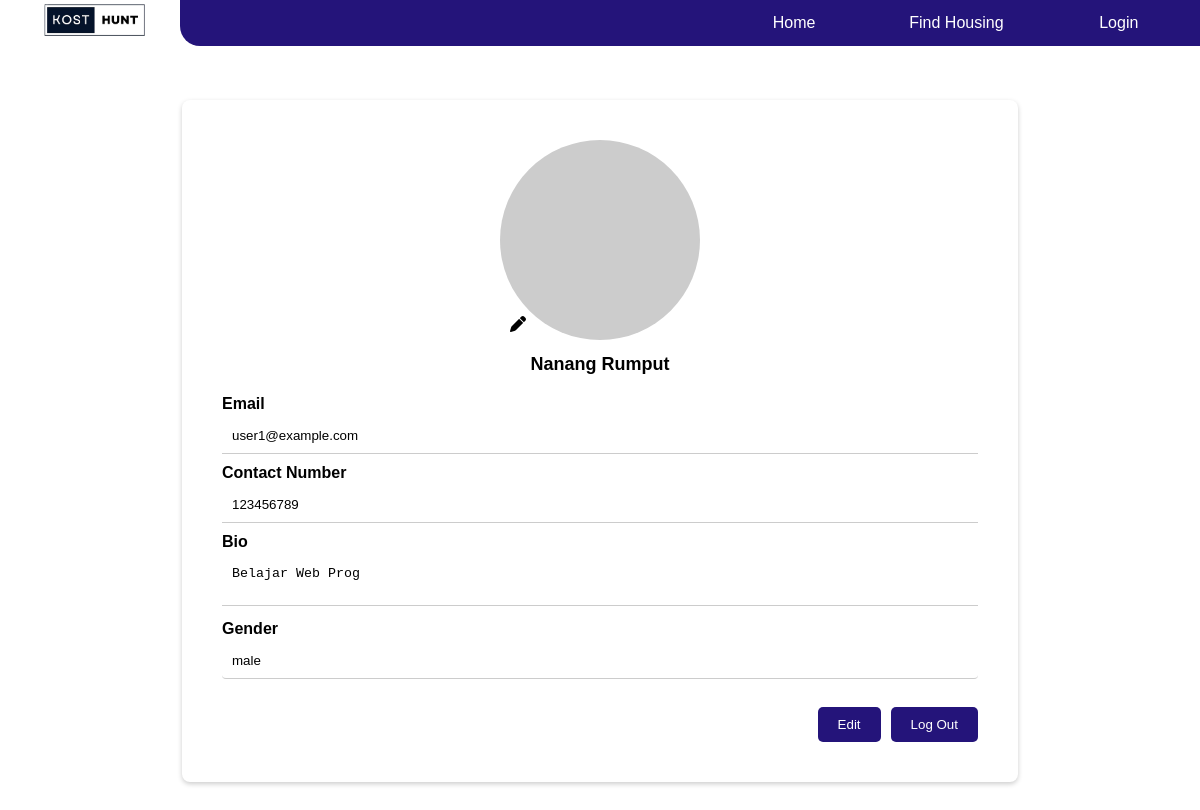
The page /general/profile.php on the database as committed earlier.
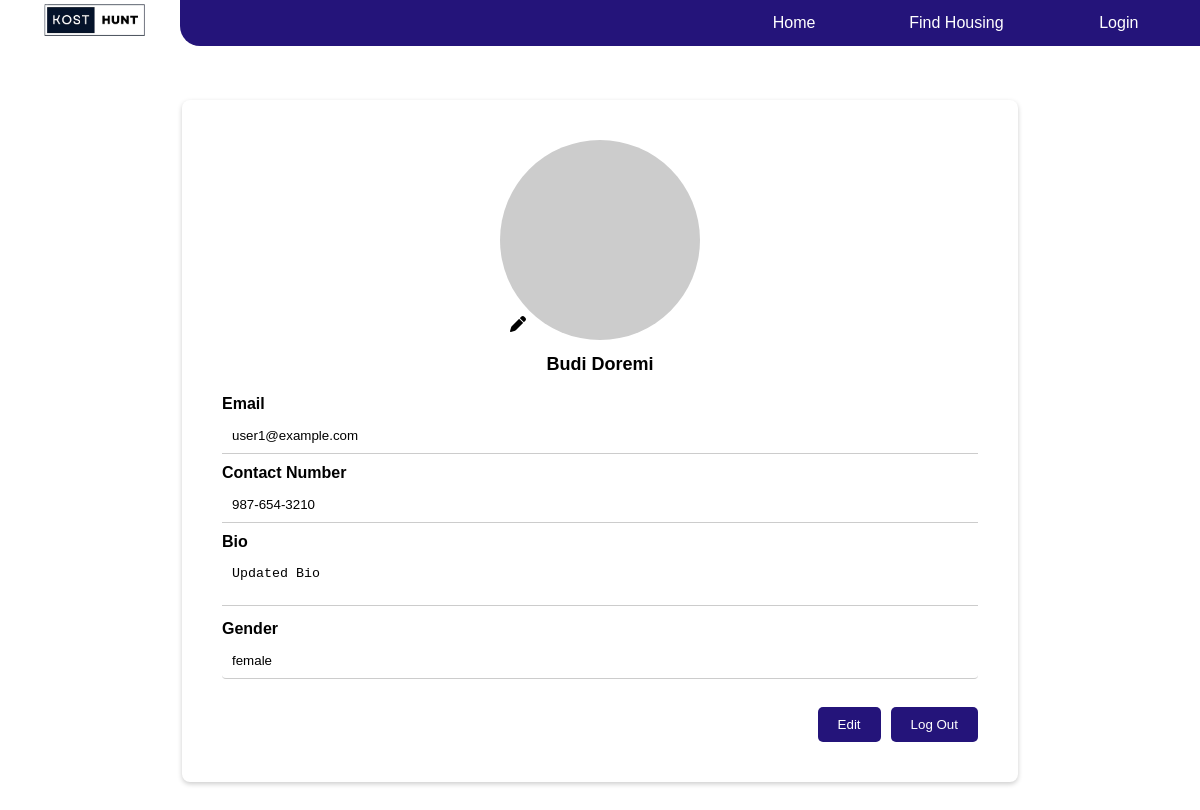
The same page on the database as committed later.
### tables this page shows
CREATE TABLE `users` (
  `user_id` int(11) NOT NULL AUTO_INCREMENT,
  `username` varchar(50) NOT NULL,
  `password` varchar(100) NOT NULL,
  `email` varchar(100) NOT NULL,
  `name` varchar(100) NOT NULL,
  `contact_number` varchar(20) DEFAULT NULL,
  `user_type` enum('regular','owner','admin') DEFAULT NULL,
  `address` varchar(200) DEFAULT NULL,
  `date_of_birth` date DEFAULT NULL,
  `gender` enum('male','female','other') DEFAULT NULL,
  `bio` text DEFAULT NULL,
  `registration_date` datetime DEFAULT current_timestamp(),
  `last_login_date` datetime DEFAULT NULL,
  `status` enum('active','inactive') DEFAULT 'active',
  PRIMARY KEY (`user_id`)
);

### general/connection.php (called while the page is built, shortened)
<?php
$mysqli = mysqli_connect(HOST, USER, PASS, DB);
function getUserDataFromDatabase($userId) {
    global $mysqli;
    $userData = array();
    $query = "SELECT * FROM users WHERE user_id = ?";
    $stmt = mysqli_prepare($mysqli, $query);
    mysqli_stmt_bind_param($stmt, "i", $userId);
    mysqli_stmt_execute($stmt);
    $result = mysqli_stmt_get_result($stmt);
    if ($row = mysqli_fetch_assoc($result)) {
        $userData = $row;
    }
    return $userData;
}
?>

### general/profile.php (the view, shortened to what this page needs)
<?php
require_once './connection.php';
$userData = getUserData(1);
function getUserData($userId) {
    return getUserDataFromDatabase($userId);
}
?>
<!DOCTYPE html>
<html lang="en">
<head>
    <link rel="stylesheet" type="text/css" href="../styling/form_page_style.css"></head>
<body>
    <?php include 'navbar.php'; ?>
    <div class="content">
        <div class="profilebox" id="profile-box">
            <div class="profile-picture">
                <img src="https://via.placeholder.com/100" alt="Profile Picture">
                <span class="edit-icon" id="edit-icon"><i class="fa-solid fa-pen"></i></span>
            </div>
            <div class="profile-name"><?php echo $userData['name']; ?></div>
            <div class="user-info">
                <div>
                    <label for="email">Email</label>
                    <input type="email" id="email" value="<?php echo $userData['email']; ?>" readonly>
                </div>
                <div>
                    <label for="contact-number">Contact Number</label>
                    <input type="tel" id="contact-number" value="<?php echo $userData['contact_number']; ?>" readonly>
                </div>
                <div>
                    <label for="bio">Bio</label>
                    <textarea id="bio" readonly><?php echo $userData['bio']; ?></textarea>
                </div>
                <div>
                    <label for="gender">Gender</label>
                    <input type="text" id="gender" value="<?php echo $userData['gender']; ?>" readonly>
                </div>
            </div>
            <div class="buttons">
                <button id="edit-button">Edit</button>
                <button id="logout-button">Log Out</button>
            </div>
        </div>
    </div>
</body>
</html>

### general/navbar.php (shortened to what this page needs)
<div class="header">
    <div class="logo">
        <a href="../general/home.php">
            <img src="../styling/logo_nobg.png" alt="logo">
        </a>
    </div>
    <div class="navbar">
        <?php if(isset($_SESSION['user_id'])): ?>
            <a href="../api/user/logout.php">Logout</a>
            <a href="../user_functions/bookmark.php">Bookmarks</a>
            <a href="../general/houselist.php">Find Housing</a>
            <?php if(isset($_SESSION['user_type']) && $_SESSION['user_type'] == 'admin'): ?>
                <a href="../admin_functions/manage_users.php">Manage Users</a>
            <?php endif; ?>
            <a href="../homeowner_functions/manageproperty.php">Manage Property</a>
            <a href="../general/home.php">Home</a>
        <?php else: ?>
            <a href="../general/login.php">Login</a>
            <a href="../general/houselist.php">Find Housing</a>
            <a href="../general/home.php">Home</a>
        <?php endif; ?>
    </div>
</div>

### styling/form_page_style.css (style rules this page uses)
body, html { padding: 0; margin: 0; box-sizing: border-box; height: 100%; font-family: 'Arial', 'Helvetica', sans-serif; }
.header { z-index: 1; width: 100%; top: 0; display: flex; position: fixed; transition: opacity 0.3s ease, visibility 0.3s ease; }
.header .logo { width: 15%; }
.header img { padding-left: 40px; height: 40px; }
.navbar { background-color: #24147a; width: 85%; overflow: hidden; border-bottom-left-radius: 20px; }
.navbar a { float: right; display: block; color: white; text-align: center; padding: 14px 20px; text-decoration: none; width: 12%; }
.content { display: flex; height: auto; align-items: right; justify-content: start; flex-direction: column; text-align: center; padding: 50px 5%; margin-top: 30px; }
input[type="text"], input[type="number"] { width: 80%; padding: 10px; margin: 8px 0; display: inline-block; border: 1px solid #ccc; border-radius: 4px; box-sizing: border-box; }
button, input[type="file"] { width: fit-content; }
.add-room-box, .add-house-box, .profilebox, .edit-room-box { width: 70%; margin: 20px auto; padding: 40px; background-color: #fff; border-radius: 8px; box-shadow: 0 2px 5px rgba(0, 0, 0, 0.2); margin-bottom: 50px; }
.profile-picture { position: relative; display: inline-block; }
.profile-picture img { width: 200px; height: 200px; border-radius: 50%; object-fit: cover; }
.edit-icon { position: absolute; bottom: 5px; left: 5px; background-color: white; border-radius: 50%; padding: 5px; cursor: pointer; }
.profile-name { margin-top: 10px; font-size: 18px; font-weight: bold; }
.user-info { margin-top: 20px; text-align: left; }
.user-info label { display: block; font-weight: bold; margin-top: 10px; }
.user-info input, .user-info textarea { width: 100%; height: auto; margin-top: 5px; padding: 10px; border: none; outline: none; background-color: transparent; box-sizing: border-box; border-bottom: 1px solid #ccc; pointer-events: none; overflow: hidden; resize: none; text-align: left; }
.buttons { display: flex; justify-content: flex-end; margin-top: 20px; }
.buttons button { margin-left: 10px; padding: 10px 20px; background-color: #24147a; color: white; border: none; border-radius: 5px; cursor: pointer; }

Rows that differ between the two databases and show on the page:
changed users "user1@example.com": name "Nanang Rumput" → "Budi Doremi"; contact_number "123456789" → "987-654-3210"; bio "Belajar Web Prog" → "Updated Bio"; gender "male" → "female"
